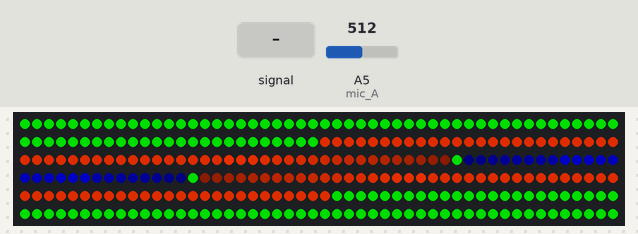
Recording of a sketch running on a simulated Arduino Uno, built with avr-gcc and run on an emulated ATmega328P. Shown: 300 RGB LEDs in strip order, left to right, continuing on the next row. The test bench sets the inputs (shaded band); at power-on: A5 (mic_A) = 512. Dim RGB values are drawn brighter than linear.

Above: at 1.2 s.
1.3 s: A5 (mic_A) set to 0
At 2.33 s:
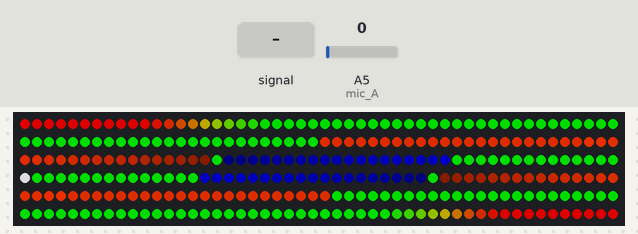
At 2.99 s:
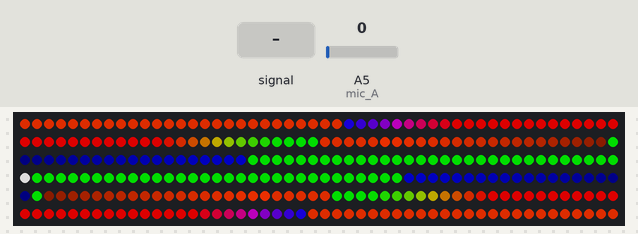
3.2 s: A5 (mic_A) set to 900
At 4.4 s:
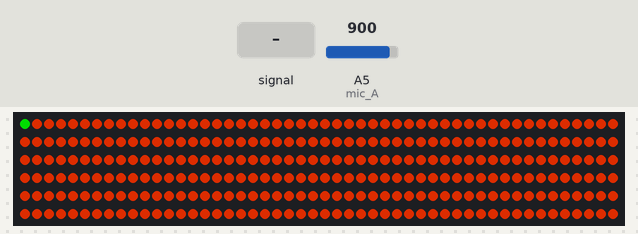
4.7 s: A5 (mic_A) set to 716
6.8 s: A5 (mic_A) fed a 2 Hz sine of ±306 counts around its level
Timing chart, 0 to 9.6 s (numbered marks = the images above; inputs shaded):
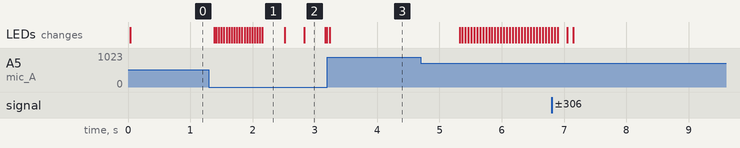

Measured:
- after the input at 1.3 s, the LEDs: first change after 0.08 s (image 1 shows a later state)
- after the input at 3.2 s, the LEDs: change at once (image 3)

The sketch:

Music_responsive.ino
```cpp
/*Written by I_harass_snails
 * Hit me up on reddit if you have any questions/bugs or general malfunctions
 * This code should be able to fit all sizes of ledstrips, although it's configured for a 300 led ledstrip
 * The chances that you have a microphone that gives different values then mine is significant
 * So start with tweaking in the "map" section, if you don't know how the map function works see: https://www.arduino.cc/reference/en/language/functions/math/map/
 * Feel also free to message me on reddit if you have improvements or tips for my writing
 *
 * Sincerely,
 * I_harass_snails
 */

#include <Adafruit_NeoPixel.h>
#define PIN            6      //pin on which the strip is connected
#define NUMPIXELS      300    //amount of leds in your strip
#define mic_A A5

byte Half_NUMPIXELS = NUMPIXELS / 2;
Adafruit_NeoPixel pixels = Adafruit_NeoPixel(NUMPIXELS, PIN, NEO_GRB + NEO_KHZ800); // command to define your ledstrip, the variables "neo_GRB + NEO_KHZ800" can differ if you have an other stip then a "WS2812B"
int sensorReading_A1 = 0;
int volLast = 0;
int volLastg = 0;

void setup() {
  pixels.begin(); //command to start your strip
}

void loop() {
  int total = 0;
  pixels.setPixelColor(Half_NUMPIXELS, 150, 150, 150); // turn on the white centre led just once

  for (int i = 0; i < 100; i++) { // measure your mic input 100 time
    sensorReading_A1 = analogRead(mic_A);
    if (sensorReading_A1 > total) { // take the highest input
      delay(1); //  a bit of debounce to avoid some crazy input values, but keep it small to avoid missing data
      total = sensorReading_A1;
    }
  }

  int o = map(total, 200, 400, 0, 150); //take the input and remap the value's to a "high" sensivity for the main movements. If the code behaves weirdly, you should probably start with tweaking these numbers
  int g = map(total, 200, 400, 0, 100); //take the input and remap the value's to a "low" sensivity for the side movements. If the code behaves weirdly, you should probably start with tweaking these numbers

  if (o < 0) { //make sure the new value's can't go negative because negative value's will also turn on the leds
    o = 0;
  }

  if (g < 0) {//make sure the new value's can't go negative because negative value's will also turn on the leds
    g = 0;
  }


  if (volLastg > g) { //to avoid spastic jumping from really high value's to low value's you can make sure to retract them slowly by just substracting "x" value from their previous one. in stead of just jumping to the low value in 1 go
    if (volLastg < 5) { // if the amplitude is reaching it's 0-point go with a speed of "-1 per cycle"
      g = volLastg - 1;
    }
    else { //else slower with only "-0.5 per cycle"
      g = volLastg - 0.5;
    }
  }
  volLastg = g;

  if (volLast > o) { // same shit as with the "g" value
    if (volLast < 5) {// but here it slows down if it's approaching it's 0-point
      o = volLast - 1;
    }
    else {
      o = volLast - 3;
    }
  }
  volLast = o;

  for (int i = 0; i < NUMPIXELS; i++) {//this code is about the orange side effects, this code basicly first reduces the brightness of the blue "background" and then increasing the brightness of the orange collor so that it looks nice and smooth

    if (i < g) { // as soon as the g value gives more then 0, this will start to decrease the blue brightness with one step at the time
      if ((g - i) < NUMPIXELS / 15) {
        byte w = 100 - (g - i) * (100 / (NUMPIXELS / 15)); // a formula in which the new values for the blue brighness are calculated
        pixels.setPixelColor(i, 0, 0, w);
        pixels.setPixelColor(NUMPIXELS - i, 0, 0, w);
      }
    }

    if (i < (g - NUMPIXELS / 15)) { // as soon as the g value gives more then "NUMPIXELS/15", this will start to decrease the blue brightness with one step at the time
      if ((g - (i + NUMPIXELS / 15)) < NUMPIXELS / 15) { // the thresholds like "NUMPIXELS/15" are writen this way so that the effects will automaticly take the right proportion to each ledstrip, no matter the length
        byte q = (g - (i + NUMPIXELS / 15)) * NUMPIXELS / 30; // a formula that increases the brightness of the orange over a certain amount of leds (depending of on the total amount of leds)
        pixels.setPixelColor(i, q, q / 5, 0); //proportions in witch it shows the right color
        pixels.setPixelColor(NUMPIXELS - i, q, q / 5, 0);
      }
      else {
        pixels.setPixelColor(i, 150, 150 / 5, 0);  //if the fading to the right value has reached it max, just turn on.
        pixels.setPixelColor(NUMPIXELS - i, 150, 150 / 5, 0);
      }
    }


// the rest of this code is about the middle effect
    if (i < (o - NUMPIXELS / 8.5)) { // threshold from witch it starts running
      if ((o - (i + NUMPIXELS / 8.5)) < NUMPIXELS / 30) { // for as long as it's above the first threshold of "starting" and below a second threshold, this will smooth out the transition between green and red by slowly mixing their colors
        byte q = (o - (i + NUMPIXELS / 8.5)) * NUMPIXELS / 20; //formula to slowly increase the green value
        byte w = 150 - ((o - (i + NUMPIXELS / 8.5))) * NUMPIXELS / 20;//formula to slowly decrease the green value
        pixels.setPixelColor((i + Half_NUMPIXELS + 1), w, q, 0);
        pixels.setPixelColor((Half_NUMPIXELS - 1 - i), w, q, 0);
      }
      else {//the values after the transition has ended are green
        pixels.setPixelColor((i + Half_NUMPIXELS + 1), 0, 150, 0);
        pixels.setPixelColor((Half_NUMPIXELS - 1 - i), 0, 150, 0);
      }
    }
    else if (i < o ) {// starts red as soon as o detects sound
      if ((o - i) < NUMPIXELS / 30) { //this "if" smooths out the transition between red and blue
        byte q = (o - i) * NUMPIXELS / 20; //formula to slowly increase the red value
        byte w = 150 - ((o - i) * NUMPIXELS / 20);//formula to slowly decrease the blue value
        pixels.setPixelColor((i + Half_NUMPIXELS + 1), q, 0, w);
        pixels.setPixelColor((Half_NUMPIXELS - 1 - i), q, 0, w);
      }
      else {// the values after the transition has ended are red
        pixels.setPixelColor((i + Half_NUMPIXELS + 1), 150, 0, 0);
        pixels.setPixelColor((Half_NUMPIXELS - 1 - i), 150, 0, 0);
      }
    }
    else {// all the other value's turn blue
      if (Half_NUMPIXELS - 1 - g > i) {
        pixels.setPixelColor((i + Half_NUMPIXELS + 1), 0, 0, 100);
        pixels.setPixelColor((Half_NUMPIXELS - 1 - i), 0, 0, 100);
      }
    }
  }
  pixels.show(); // a command that shows the new value's for the all the leds at once. basicly, from this point everything that happend above

}
```
